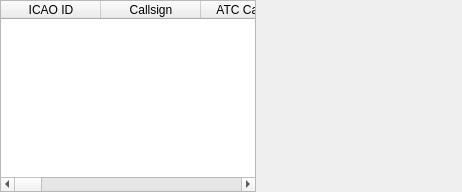
             <widget class="QWidget" name="adsbDataWidget" native="true">
              <property name="sizePolicy">
               <sizepolicy hsizetype="Expanding" vsizetype="Expanding">
                <horstretch>1</horstretch>
                <verstretch>0</verstretch>
               </sizepolicy>
              </property>
              <layout class="QHBoxLayout" name="horizontalLayout_3">
               <property name="leftMargin">
                <number>0</number>
               </property>
               <property name="topMargin">
                <number>0</number>
               </property>
               <property name="rightMargin">
                <number>0</number>
               </property>
               <property name="bottomMargin">
                <number>0</number>
               </property>
               <item>
                <widget class="QTableWidget" name="adsbData">
                 <property name="sizePolicy">
                  <sizepolicy hsizetype="Expanding" vsizetype="Expanding">
                   <horstretch>1</horstretch>
                   <verstretch>0</verstretch>
                  </sizepolicy>
                 </property>
                 <property name="minimumSize">
                  <size>
                   <width>0</width>
                   <height>0</height>
                  </size>
                 </property>
                 <property name="editTriggers">
                  <set>QAbstractItemView::EditTrigger::NoEditTriggers</set>
                 </property>
                 <property name="selectionMode">
                  <enum>QAbstractItemView::SelectionMode::SingleSelection</enum>
                 </property>
                 <property name="selectionBehavior">
                  <enum>QAbstractItemView::SelectionBehavior::SelectRows</enum>
                 </property>
                 <column>
                  <property name="text">
                   <string>ICAO ID</string>
                  </property>
                  <property name="toolTip">
                   <string extracomment="Double click to search for the aircraft on www.planespotters.net">Aircraft International Civil Aviation Organization identifier. Links to www.planespotters.net</string>
                  </property>
                 </column>
                 <column>
                  <property name="text">
                   <string>Callsign</string>
                  </property>
                  <property name="toolTip">
                   <string>Позывной. Ссылка на flightradar24.com</string>
                  </property>
                 </column>
                 <column>
                  <property name="text">
                   <string>ATC Callsign</string>
                  </property>
                  <property name="toolTip">
                   <string>Позывной авиакомпании (ATC)</string>
                  </property>
                 </column>
                 <column>
                  <property name="text">
                   <string>Aircraft</string>
                  </property>
                  <property name="toolTip">
                   <string>Модель ВС</string>
                  </property>
                 </column>
                 <column>
                  <property name="text">
                   <string>Type</string>
                  </property>
                  <property name="toolTip">
                   <string>Тип ВС по ИКАО</string>
                  </property>
                 </column>
                 <column>
                  <property name="text">
                   <string>Вид сбоку</string>
                  </property>
                 </column>
                 <column>
                  <property name="text">
                   <string>Airline</string>
                  </property>
                  <property name="toolTip">
                   <string>Логотип авиакомпании</string>
                  </property>
                 </column>
                 <column>
                  <property name="text">
                   <string>Country</string>
                  </property>
                  <property name="toolTip">
                   <string>Страна регистрации</string>
                  </property>
                 </column>
                 <column>
                  <property name="text">
                   <string>GS (kn)</string>
                  </property>
                  <property name="toolTip">
                   <string>Путевая скорость (узлы/км/ч)</string>
                  </property>
                 </column>
                 <column>
                  <property name="text">
                   <string>TAS (kn)</string>
                  </property>
                  <property name="toolTip">
                   <string>Истинная скорость (узлы/км/ч)</string>
                  </property>
                 </column>
                 <column>
                  <property name="text">
                   <string>IAS (kn)</string>
                  </property>
                  <property name="toolTip">
                   <string>Приборная скорость (узлы/км/ч)</string>
                  </property>
                 </column>
                 <column>
                  <property name="text">
                   <string>Mach</string>
                  </property>
                  <property name="toolTip">
                   <string>Число Маха</string>
                  </property>
                 </column>
                 <column>
                  <property name="text">
                   <string>Sel Alt (ft)</string>
                  </property>
                  <property name="toolTip">
                   <string>Зад. высота (фут/м) по MCP/FCU или FMS</string>
                  </property>
                 </column>
                 <column>
                  <property name="text">
                   <string>Alt (ft)</string>
                  </property>
                  <property name="toolTip">
                   <string>Высота (фут/м)</string>
                  </property>
                 </column>
                 <column>
                  <property name="text">
                   <string>VR (ft/m)</string>
                  </property>
                  <property name="toolTip">
                   <string>Верт. скороподъёмность (фут/мин или м/с)</string>
                  </property>
                 </column>
                 <column>
                  <property name="text">
                   <string>Sel Hd (°)</string>
                  </property>
                  <property name="toolTip">
                   <string>Зад. курс (°) по MCP/FCU или FMS</string>
                  </property>
                 </column>
                 <column>
                  <property name="text">
                   <string>Hd (°)</string>
                  </property>
                  <property name="toolTip">
                   <string>Курс ВС в градусах</string>
                  </property>
                 </column>
                 <column>
                  <property name="text">
                   <string>Trk (°)</string>
                  </property>
                  <property name="toolTip">
                   <string>Трек ВС в градусах</string>
                  </property>
                 </column>
                 <column>
                  <property name="text">
                   <string>TR (°/s)</string>
                  </property>
                  <property name="toolTip">
                   <string>Скорость разворота (°/с)</string>
                  </property>
                 </column>
                 <column>
                  <property name="text">
                   <string>Roll (°)</string>
                  </property>
                  <property name="toolTip">
                   <string>Крен в градусах</string>
                  </property>
                 </column>
                 <column>
                  <property name="text">
                   <string>D (km)</string>
                  </property>
                  <property name="toolTip">
                   <string>Дальность ВС от базовой позиции</string>
                  </property>
                 </column>
                 <column>
                  <property name="text">
                   <string>Az/El (°)</string>
                  </property>
                  <property name="toolTip">
                   <string>Азимут/угол до ВС. Двойной клик — установить целью.</string>
                  </property>
                 </column>
                 <column>
                  <property name="text">
                   <string>Cat</string>
                  </property>
                  <property name="toolTip">
                   <string>Стандартная категория ВС</string>
                  </property>
                 </column>
                 <column>
                  <property name="text">
                   <string>Status</string>
                  </property>
                  <property name="toolTip">
                   <string>Аварийный статус ВС</string>
                  </property>
                 </column>
                 <column>
                  <property name="text">
                   <string>Squawk</string>
                  </property>
                  <property name="toolTip">
                   <string>Код транспондера Mode-A</string>
                  </property>
                 </column>
                 <column>
                  <property name="text">
                   <string>Ident</string>
                  </property>
                  <property name="toolTip">
                   <string>Кнопка Ident активна</string>
                  </property>
                 </column>
                 <column>
                  <property name="text">
                   <string>Reg</string>
                  </property>
                  <property name="toolTip">
                   <string>Регистрация ВС</string>
                  </property>
                 </column>
                 <column>
                  <property name="text">
                   <string>Registered</string>
                  </property>
                  <property name="toolTip">
                   <string>Дата регистрации ВС</string>
                  </property>
                 </column>
                 <column>
                  <property name="text">
                   <string>Manufacturer</string>
                  </property>
                  <property name="toolTip">
                   <string>Производитель ВС</string>
                  </property>
                 </column>
                 <column>
                  <property name="text">
                   <string>Owner</string>
                  </property>
                  <property name="toolTip">
                   <string>Owner of the aircraft</string>
                  </property>
                 </column>
                 <column>
                  <property name="text">
                   <string>Operator</string>
                  </property>
                  <property name="toolTip">
                   <string>Код ИКАО оператора ВС</string>
                  </property>
                 </column>
                 <column>
                  <property name="text">
                   <string>AP</string>
                  </property>
                  <property name="toolTip">
                   <string>Автопилот вкл.</string>
                  </property>
                 </column>
                 <column>
                  <property name="text">
                   <string>V Mode</string>
                  </property>
                  <property name="toolTip">
                   <string>Вертикальный режим MCP/FCU</string>
                  </property>
                 </column>
                 <column>
                  <property name="text">
                   <string>L Mode</string>
                  </property>
                  <property name="toolTip">
                   <string>Боковой режим MCP/FCU</string>
                  </property>
                 </column>
                 <column>
                  <property name="text">
                   <string>TCAS</string>
                  </property>
                  <property name="toolTip">
                   <string>TCAS активен. RA красный если активен</string>
                  </property>
                 </column>
                 <column>
                  <property name="text">
                   <string>ACAS</string>
                  </property>
                  <property name="toolTip">
                   <string>Система ACAS (возможности)</string>
                  </property>
                 </column>
                 <column>
                  <property name="text">
                   <string>RA</string>
                  </property>
                  <property name="toolTip">
                   <string>Активный RA ACAS</string>
                  </property>
                 </column>
                 <column>
                  <property name="text">
                   <string>Max AS (kn)</string>
                  </property>
                  <property name="toolTip">
                   <string>Макс. скорость (узлы)</string>
                  </property>
                 </column>
                 <column>
                  <property name="text">
                   <string>Version</string>
                  </property>
                  <property name="toolTip">
                   <string>Версия ADS-B</string>
                  </property>
                 </column>
                 <column>
                  <property name="text">
                   <string>L (m)</string>
                  </property>
                  <property name="toolTip">
                   <string>Длина ВС в метрах</string>
                  </property>
                 </column>
                 <column>
                  <property name="text">
                   <string>W (m)</string>
                  </property>
                  <property name="toolTip">
                   <string>Ширина ВС в метрах</string>
                  </property>
                 </column>
                 <column>
                  <property name="text">
                   <string>QNH (mb)</string>
                  </property>
                  <property name="toolTip">
                   <string>Давление баромет. (мбар)</string>
                  </property>
                 </column>
                 <column>
                  <property name="text">
                   <string>H Wnd (kn)</string>
                  </property>
                  <property name="toolTip">
                   <string>Встречный ветер (узлы/км/ч)</string>
                  </property>
                 </column>
                 <column>
                  <property name="text">
                   <string>OAT (C)</string>
                  </property>
                  <property name="toolTip">
                   <string>Темп. наружного воздуха (°C, расч.)</string>
                  </property>
                 </column>
                 <column>
                  <property name="text">
                   <string>Wnd (kn)</string>
                  </property>
                  <property name="toolTip">
                   <string>Скорость ветра (узлы)</string>
                  </property>
                 </column>
                 <column>
                  <property name="text">
                   <string>Wnd (°)</string>
                  </property>
                  <property name="toolTip">
                   <string>Направление ветра (°)</string>
                  </property>
                 </column>
                 <column>
                  <property name="text">
                   <string>P (hPa)</string>
                  </property>
                  <property name="toolTip">
                   <string>Статич. давление (гПа)</string>
                  </property>
                 </column>
                 <column>
                  <property name="text">
                   <string>T (C)</string>
                  </property>
                  <property name="toolTip">
                   <string>Статич. температура воздуха (°C)</string>
                  </property>
                 </column>
                 <column>
                  <property name="text">
                   <string>U (%)</string>
                  </property>
                  <property name="toolTip">
                   <string>Влажность (%)</string>
                  </property>
                 </column>
                 <column>
                  <property name="text">
                   <string>Lat (°)</string>
                  </property>
                  <property name="toolTip">
                   <string extracomment="Double click to centre the map on this aircraft">Latitude in degrees positive towards the North</string>
                  </property>
                 </column>
                 <column>
                  <property name="text">
                   <string>Lon (°)</string>
                  </property>
                  <property name="toolTip">
                   <string extracomment="Double click to centre the map on this aircraft">Longitude in degrees. Positive towards the East</string>
                  </property>
                 </column>
                 <column>
                  <property name="text">
                   <string>IC</string>
                  </property>
                  <property name="toolTip">
                   <string>Код опросчика (II/SI)</string>
                  </property>
                 </column>
                 <column>
                  <property name="text">
                   <string>Updated</string>
                  </property>
                  <property name="toolTip">
                   <string>Время последнего ADS-B сообщения от ВС.</string>
                  </property>
                 </column>
                 <column>
                  <property name="text">
                   <string>Frames</string>
                  </property>
                  <property name="toolTip">
                   <string>Кадров ADS-B + Mode-S от ВС</string>
                  </property>
                 </column>
                 <column>
                  <property name="text">
                   <string>ADS-B FC</string>
                  </property>
                  <property name="toolTip">
                   <string>Кадров ADS-B от ВС</string>
                  </property>
                 </column>
                 <column>
                  <property name="text">
                   <string>Mode S FC</string>
                  </property>
                  <property name="toolTip">
                   <string>Кадров Mode-S от ВС</string>
                  </property>
                 </column>
                 <column>
                  <property name="text">
                   <string>Non-transponder</string>
                  </property>
                  <property name="toolTip">
                   <string>Счётчик кадров без транспондера</string>
                  </property>
                 </column>
                 <column>
                  <property name="text">
                   <string>TIS-B FC</string>
                  </property>
                  <property name="toolTip">
                   <string>Кадров TIS-B для этого ИКАО</string>
                  </property>
                 </column>
                 <column>
                  <property name="text">
                   <string>ADS-R FC</string>
                  </property>
                  <property name="toolTip">
                   <string>Кадров ADS-R для этого ИКАО</string>
                  </property>
                 </column>
                 <column>
                  <property name="text">
                   <string>Rc</string>
                  </property>
                  <property name="toolTip">
                   <string>Горизонт. радиус точности</string>
                  </property>
                 </column>
                 <column>
                  <property name="text">
                   <string>NACp</string>
                  </property>
                  <property name="toolTip">
                   <string>Точность навигации — 95% горизонт.</string>
                  </property>
                 </column>
                 <column>
                  <property name="text">
                   <string>NACv</string>
                  </property>
                  <property name="toolTip">
                   <string>Точность навигации — скорость</string>
                  </property>
                 </column>
                 <column>
                  <property name="text">
                   <string>GVA</string>
                  </property>
                  <property name="toolTip">
                   <string>Геометр. вертикальная точность</string>
                  </property>
                 </column>
                 <column>
                  <property name="text">
                   <string>NIC</string>
                  </property>
                  <property name="toolTip">
                   <string>Категория целостности навигации</string>
                  </property>
                 </column>
                 <column>
                  <property name="text">
                   <string>NICbaro</string>
                  </property>
                  <property name="toolTip">
                   <string>Код целостности барометр. высоты</string>
                  </property>
                 </column>
                 <column>
                  <property name="text">
                   <string>SIL</string>
                  </property>
                  <property name="toolTip">
                   <string>Уровень целостности наблюдения</string>
                  </property>
                 </column>
                 <column>
                  <property name="text">
                   <string>Корреляция</string>
                  </property>
                  <property name="toolTip">
                   <string>Корреляция кадров: мин/ср/макс</string>
                  </property>
                 </column>
                 <column>
                  <property name="text">
                   <string>RSSI</string>
                  </property>
                  <property name="toolTip">
                   <string>RSSI (дБОШ)</string>
                  </property>
                 </column>
                 <column>
                  <property name="text">
                   <string>Статус рейса</string>
                  </property>
                  <property name="toolTip">
                   <string>Статус рейса</string>
                  </property>
                 </column>
                 <column>
                  <property name="text">
                   <string>Dep</string>
                  </property>
                  <property name="toolTip">
                   <string>Аэропорт вылета</string>
                  </property>
                 </column>
                 <column>
                  <property name="text">
                   <string>Arr</string>
                  </property>
                  <property name="toolTip">
                   <string>Аэропорт прибытия</string>
                  </property>
                 </column>
                 <column>
                  <property name="text">
                   <string>Stops</string>
                  </property>
                 </column>
                 <column>
                  <property name="text">
                   <string>STD</string>
                  </property>
                  <property name="toolTip">
                   <string>Расп. время отправления</string>
                  </property>
                 </column>
                 <column>
                  <property name="text">
                   <string>ETD</string>
                  </property>
                  <property name="toolTip">
                   <string>Расч. время отправления</string>
                  </property>
                 </column>
                 <column>
                  <property name="text">
                   <string>ATD</string>
                  </property>
                  <property name="toolTip">
                   <string>Факт. время отправления</string>
                  </property>
                 </column>
                 <column>
                  <property name="text">
                   <string>STA</string>
                  </property>
                  <property name="toolTip">
                   <string>Расп. время прибытия</string>
                  </property>
                 </column>
                 <column>
                  <property name="text">
                   <string>ETA</string>
                  </property>
                  <property name="toolTip">
                   <string>Расч. время прибытия</string>
                  </property>
                 </column>
                 <column>
                  <property name="text">
                   <string>ATA</string>
                  </property>
                  <property name="toolTip">
                   <string>Факт. время прибытия</string>
                  </property>
                 </column>
                </widget>
               </item>
               <item>
                <layout class="QVBoxLayout" name="photoLayout">
                 <property name="spacing">
                  <number>4</number>
                 </property>
                 <item>
                  <layout class="QHBoxLayout" name="photoHeaderLayout">
                   <property name="spacing">
                    <number>4</number>
                   </property>
                   <item>
                    <widget class="QLabel" name="photoHeader">
                     <property name="sizePolicy">
                      <sizepolicy hsizetype="Minimum" vsizetype="Preferred">
                       <horstretch>0</horstretch>
                       <verstretch>0</verstretch>
                      </sizepolicy>
                     </property>
                     <property name="text">
                      <string/>
                     </property>
                     <property name="alignment">
                      <set>Qt::AlignmentFlag::AlignLeading|Qt::AlignmentFlag::AlignLeft|Qt::AlignmentFlag::AlignVCenter</set>
                     </property>
                    </widget>
                   </item>
                   <item>
                    <widget class="QLabel" name="photoFlag">
                     <property name="sizePolicy">
                      <sizepolicy hsizetype="Minimum" vsizetype="Preferred">
                       <horstretch>0</horstretch>
                       <verstretch>0</verstretch>
                      </sizepolicy>
                     </property>
                     <property name="text">
                      <string/>
                     </property>
                     <property name="alignment">
                      <set>Qt::AlignmentFlag::AlignRight|Qt::AlignmentFlag::AlignTrailing|Qt::AlignmentFlag::AlignVCenter</set>
                     </property>
                    </widget>
                   </item>
                  </layout>
                 </item>
                 <item>
                  <widget class="ClickableLabel" name="photo">
                   <property name="text">
                    <string/>
                   </property>
                  </widget>
                 </item>
                 <item>
                  <widget class="QLabel" name="flightDetails">
                   <property name="minimumSize">
                    <size>
                     <width>200</width>
                     <height>0</height>
                    </size>
                   </property>
                   <property name="maximumSize">
                    <size>
                     <width>200</width>
                     <height>16777215</height>
                    </size>
                   </property>
                   <property name="text">
                    <string/>
                   </property>
                   <property name="textFormat">
                    <enum>Qt::TextFormat::RichText</enum>
                   </property>
                  </widget>
                 </item>
                 <item>
                  <widget class="QLabel" name="aircraftDetails">
                   <property name="sizePolicy">
                    <sizepolicy hsizetype="Fixed" vsizetype="Preferred">
                     <horstretch>0</horstretch>
                     <verstretch>0</verstretch>
                    </sizepolicy>
                   </property>
                   <property name="minimumSize">
                    <size>
                     <width>200</width>
                     <height>0</height>
                    </size>
                   </property>
                   <property name="maximumSize">
                    <size>
                     <width>200</width>
                     <height>16777215</height>
                    </size>
                   </property>
                   <property name="text">
                    <string/>
                   </property>
                   <property name="textFormat">
                    <enum>Qt::TextFormat::RichText</enum>
                   </property>
                   <property name="alignment">
                    <set>Qt::AlignmentFlag::AlignLeading|Qt::AlignmentFlag::AlignLeft|Qt::AlignmentFlag::AlignVCenter</set>
                   </property>
                  </widget>
                 </item>
                 <item>
                  <spacer name="photoVerticalSpacer">
                   <property name="orientation">
                    <enum>Qt::Orientation::Vertical</enum>
                   </property>
                   <property name="sizeHint" stdset="0">
                    <size>
                     <width>0</width>
                     <height>40</height>
                    </size>
                   </property>
                  </spacer>
                 </item>
                </layout>
               </item>
              </layout>
             </widget>
